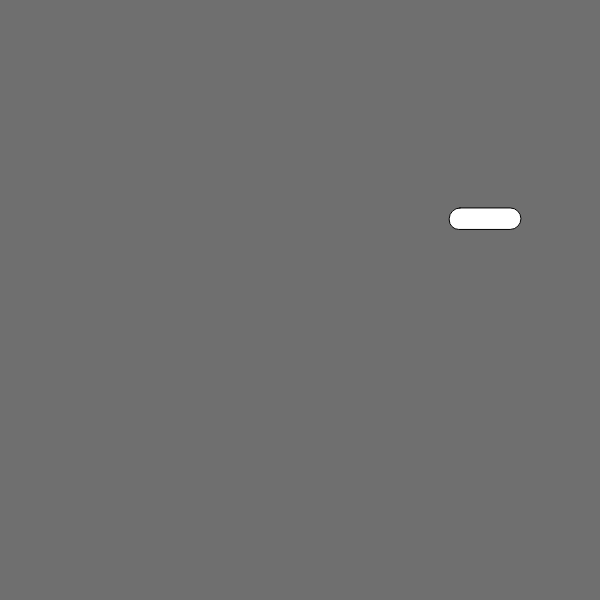
Frame 1 (no input)
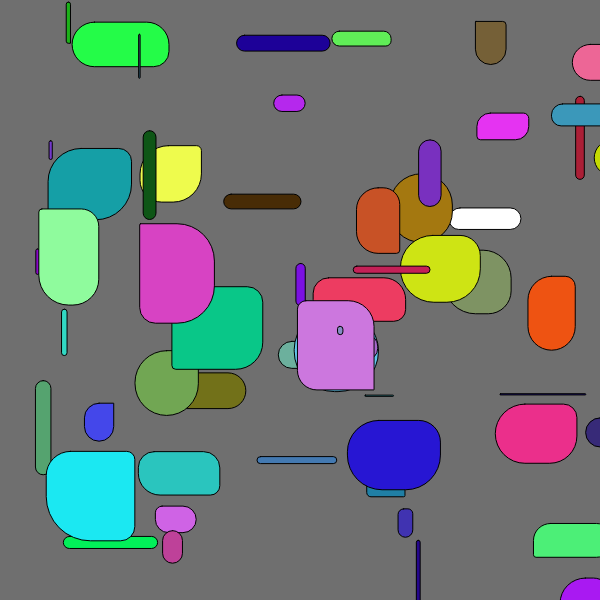
Frame 60 (no input)
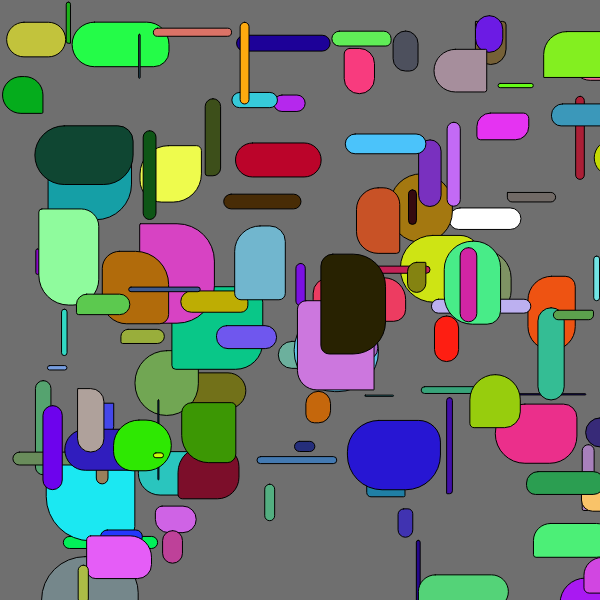
Frame 120 (the mouse pressed at the canvas centre since frame 60)

The p5.js sketch that drew these frames (run headless with seeded random() and noise() and a simulated clock; from frame 60 on, the mouse is pressed at the canvas centre):

// p5.js sketch
// ── sketch.js
function setup() {
  createCanvas(600, 600);
  background(111);
}

function draw() {
  
  strokeWeight(1);
  let w = random(1, 100);
  let h = random(1, 100);
  let xPos2 = random(1, 599);
  let yPos2 = random(1, 599);
  let r1 =random(0, 55)
  let r2 =random(0, 55)
  let r3 =random(0, 55)
  let r4 =random(0, 55)
  rect(xPos2, yPos2, w, h, r1, r2, r3, r4);
  let a2 = random(0, 255);
  let b2 = random(0, 255);
  let c2 = random(0, 255);
  // let o = random(0, 1);
  let f = color(a2, b2, c2);
  fill(f);
}
